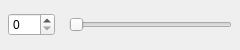
<?xml version="1.0" encoding="UTF-8"?>
<ui version="4.0">
 <class>SpinSliderBox</class>
 <widget class="QWidget" name="SpinSliderBox">
  <property name="geometry">
   <rect>
    <x>0</x>
    <y>0</y>
    <width>240</width>
    <height>50</height>
   </rect>
  </property>
  <property name="windowTitle">
   <string>Form</string>
  </property>
  <layout class="QHBoxLayout" name="horizontalLayout">
   <property name="leftMargin">
    <number>0</number>
   </property>
   <property name="topMargin">
    <number>0</number>
   </property>
   <property name="rightMargin">
    <number>0</number>
   </property>
   <property name="bottomMargin">
    <number>0</number>
   </property>
   <item>
    <spacer name="horizontalSpacer">
     <property name="orientation">
      <enum>Qt::Horizontal</enum>
     </property>
     <property name="sizeType">
      <enum>QSizePolicy::Fixed</enum>
     </property>
     <property name="sizeHint" stdset="0">
      <size>
       <width>8</width>
       <height>20</height>
      </size>
     </property>
    </spacer>
   </item>
   <item>
    <widget class="QSpinBox" name="spinBox">
     <property name="maximum">
      <number>120</number>
     </property>
     <property name="value">
      <number>0</number>
     </property>
    </widget>
   </item>
   <item>
    <spacer name="horizontalSpacer_3">
     <property name="orientation">
      <enum>Qt::Horizontal</enum>
     </property>
     <property name="sizeType">
      <enum>QSizePolicy::Fixed</enum>
     </property>
     <property name="sizeHint" stdset="0">
      <size>
       <width>8</width>
       <height>20</height>
      </size>
     </property>
    </spacer>
   </item>
   <item>
    <widget class="QSlider" name="horizontalSlider">
     <property name="maximum">
      <number>120</number>
     </property>
     <property name="value">
      <number>0</number>
     </property>
     <property name="orientation">
      <enum>Qt::Horizontal</enum>
     </property>
    </widget>
   </item>
   <item>
    <spacer name="horizontalSpacer_2">
     <property name="orientation">
      <enum>Qt::Horizontal</enum>
     </property>
     <property name="sizeType">
      <enum>QSizePolicy::Fixed</enum>
     </property>
     <property name="sizeHint" stdset="0">
      <size>
       <width>8</width>
       <height>20</height>
      </size>
     </property>
    </spacer>
   </item>
  </layout>
 </widget>
 <resources/>
 <connections/>
</ui>
